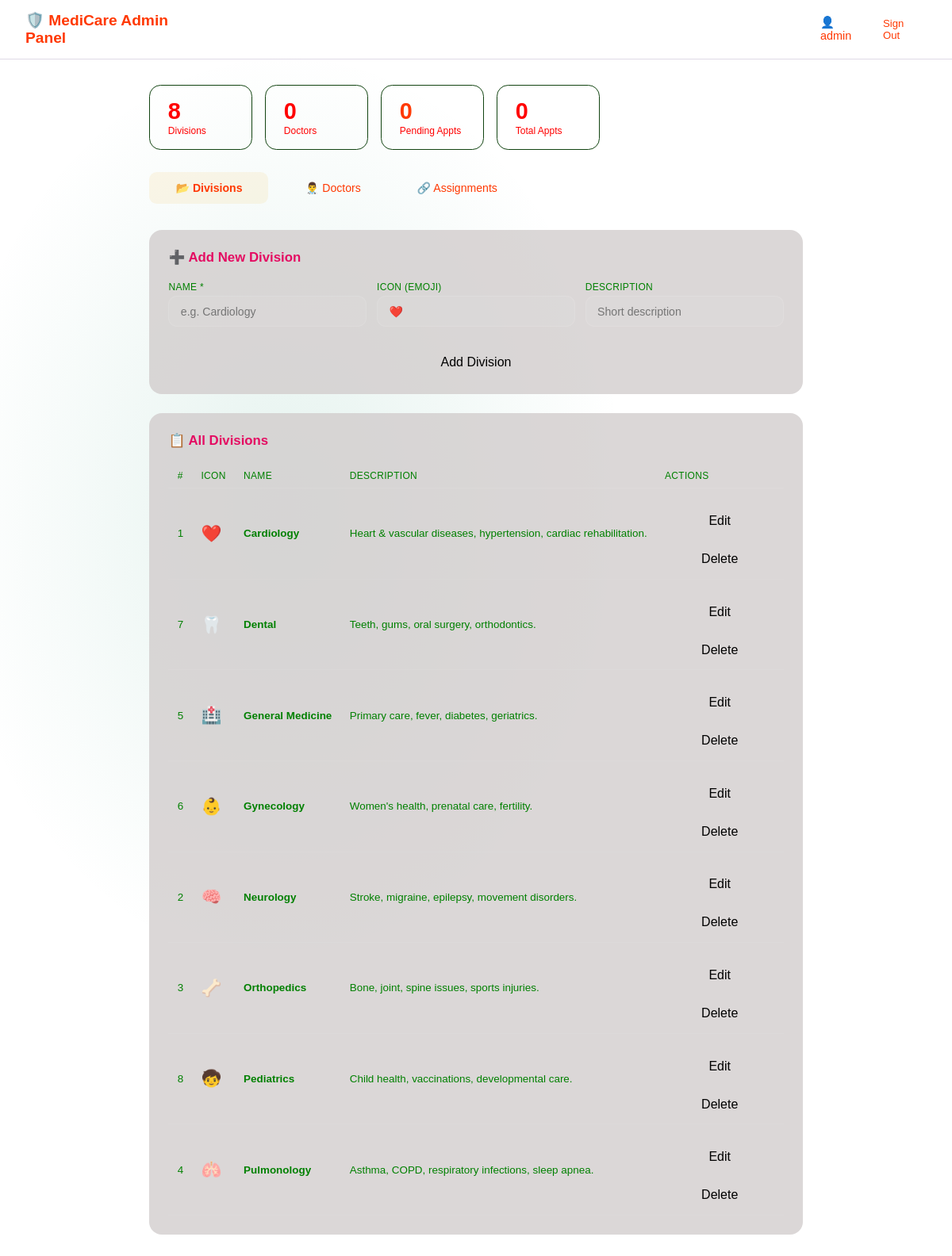
The app's page /admin_dashboard.php (signed in) with its own data.
### tables this page shows
CREATE TABLE IF NOT EXISTS divisions (
    id          INT AUTO_INCREMENT PRIMARY KEY,
    name        VARCHAR(120) NOT NULL UNIQUE,
    icon        VARCHAR(20)  DEFAULT '🏥',
    description TEXT,
    created_at  DATETIME DEFAULT CURRENT_TIMESTAMP
);

### admin_dashboard.php (the view, shortened to what this page needs)
<?php
$pdo = get_pdo();
$divisions   = $pdo->query('SELECT * FROM divisions ORDER BY name')->fetchAll();
$doctors     = $pdo->query('SELECT * FROM doctors ORDER BY full_name')->fetchAll();
$apptStats = $pdo->query(
    'SELECT status, COUNT(*) AS cnt FROM appointments GROUP BY status'
)->fetchAll(PDO::FETCH_KEY_PAIR);
?>
<!DOCTYPE html>
<html lang="en">
<head>
  <link rel="stylesheet" href="https://cdnjs.cloudflare.com/ajax/libs/font-awesome/6.5.1/css/all.min.css">
 <link rel="stylesheet" href="style.css">
</head>
<body>
<div class="topbar">
  <div class="topbar-brand">🛡️ MediCare Admin Panel</div>
  <div style="display:flex;align-items:center;gap:1rem;font-size:.9rem"flex-direc>
    <span>👤 <?= htmlspecialchars($_SESSION['admin_name']) ?></span>
    <a href="logout.php?role=admin" class="logout-btn">Sign Out</a>
  </div>
</div>
<div class="main">
  <div class="stats">
    <div class="stat-card"><div class="stat-num"><?= count($divisions) ?></div><div class="stat-label">Divisions</div></div>
    <div class="stat-card"><div class="stat-num"><?= count($doctors) ?></div><div class="stat-label">Doctors</div></div>
    <div class="stat-card"><div class="stat-num" style="color:var(--gold)"><?= $apptStats['pending'] ?? 0 ?></div><div class="stat-label">Pending Appts</div></div>
    <div class="stat-card"><div class="stat-num"><?= array_sum($apptStats) ?></div><div class="stat-label">Total Appts</div></div>
  </div>
  <div class="tabs">
    <button class="tab active" onclick="showTab('divisions',this)">📂 Divisions</button>
    <button class="tab" onclick="showTab('doctors',this)">👨‍⚕️ Doctors</button>
    <button class="tab" onclick="showTab('assignments',this)">🔗 Assignments</button>
  </div>
  <div class="tab-content active" id="tab-divisions">
    <div class="section">
      <div class="section-title">➕ Add New Division</div>
      <form method="post" action="">
        <div class="grid3" style="margin-bottom:.8rem">
          <div class="form-field"><label>Name *</label><input type="text" name="div_name" placeholder="e.g. Cardiology" required></div>
          <div class="form-field"><label>Icon (emoji)</label><input type="text" name="div_icon" placeholder="❤️" maxlength="8"></div>
          <div class="form-field"><label>Description</label><input type="text" name="div_desc" placeholder="Short description"></div>
        </div>
        <button class="btn btn-gold" type="submit">Add Division</button>
      </form>
    </div>
    <div class="section">
      <div class="section-title">📋 All Divisions</div>
      <table>
        <thead><tr><th>#</th><th>Icon</th><th>Name</th><th>Description</th><th>Actions</th></tr></thead>
        <tbody>
        <?php foreach ($divisions as $d): ?>
          <tr>
            <td><?= $d['id'] ?></td>
            <td style="font-size:1.3rem"><?= htmlspecialchars($d['icon']) ?></td>
            <td><strong><?= htmlspecialchars($d['name']) ?></strong></td>
            <td style="color:var(--cream-dim)"><?= htmlspecialchars($d['description']) ?></td>
            <td>
              <button class="btn btn-teal btn-sm" onclick="editDiv(<?= $d['id'] ?>,'<?= addslashes($d['name']) ?>','<?= addslashes($d['icon']) ?>','<?= addslashes($d['description']) ?>')">Edit</button>
              <form method="post" style="display:inline" onsubmit="return confirm('Delete this division?')">
                <button class="btn btn-danger btn-sm" type="submit">Delete</button>
              </form>
            </td>
          </tr>
        <?php endforeach; ?>
        </tbody>
      </table>
    </div>
  </div>
</div>
</body>
</html>

### style.css (style rules this page uses)
* { margin:0;padding:0;box-sizing:border-box }
body { background-color:#ffffff;color:rgba(255, 57, 3);font-family:'Segoe UI',sans-serif;min-height:100vh }
.topbar { background:var(--navy2);border-bottom:1px solid rgba(44, 6, 90, 0.15);padding:.9rem 2rem;display:flex;align-items:center;justify-content:space-between;position:sticky;top:0;z-index:100 }
.topbar-brand { font-size:1.2rem;font-weight:700;color:var(--gold) }
.logout-btn { padding:.4rem .9rem;background:none;border-radius:8px;color:var(--error);text-decoration:none;font-size:.82rem }
.main { max-width:1200px;margin:0 auto;padding:2rem }
.section { background:rgb(210, 205, 205,0.8); border:none; border-radius:1rem;padding:1.5rem;margin-bottom:1.5rem; color:green; }
.section-title { font-size:1.05rem;font-weight:700;color:rgb(228, 12, 98);margin-bottom:1.2rem;display:flex;align-items:center;gap:.5rem }
.stats { display:flex;gap:1rem;flex-wrap:wrap;margin-bottom:0.5rem }
.stat-card { background:var(--navy2);border:1px solid rgba(4, 57, 3, 0.94);border-radius:.9rem;padding:1rem 1.4rem;min-width:130px }
.stat-num { font-size:1.8rem;font-weight:700;color:red }
.stat-label { font-size:.75rem;color:red;margin-top:.1rem }
input { border:2px solid black; background-color:#0c2345; color:white; }
.grid3 { display:grid;grid-template-columns:1fr 1fr 1fr;gap:.8rem }
.form-field { display:flex;flex-direction:column;gap:.3rem }
.form-field label { font-size:.75rem;color:var(--cream-dim);text-transform:uppercase;letter-spacing:.3px }
.form-field input,.form-field select,.form-field textarea { padding:.65rem .9rem;background:rgba(255,255,255,.05);border:1px solid rgba(255,255,255,.1);border-radius:.7rem;color:var(--cream);font-size:.88rem;font-family:inherit;outline:none;transition:.2s }
.btn { padding:.6rem 1.3rem;border:none;border-radius:.7rem;cursor:pointer;font-size:.88rem;font-weight:600;font-family:inherit;transition:.2s }
.btn-gold { background:linear-gradient(90deg,#590436,#6d0a26);color:#fff }
.btn-teal { background:rgba(62,207,160,.15);border:1px solid rgba(62,207,160,.3);color:var(--teal-glow) }
.btn-danger { background:rgba(95, 5, 29, 0.92);border:1px solid rgba(248,113,113,.25);color:var(--error) }
.btn-sm { padding:.35rem .8rem;font-size:.78rem }
table { width:100%;border-collapse:collapse;font-size:.84rem }
th { text-align:left;padding:.5rem .7rem;color:var(--cream-dim);border-bottom:1px solid rgba(255,255,255,.08);font-weight:500;font-size:.75rem;text-transform:uppercase;letter-spacing:.3px }
td { padding:.55rem .7rem;border-bottom:1px solid rgba(255,255,255,.04);vertical-align:middle }
.tabs { display:flex;gap:.4rem;margin-bottom:1.5rem;border-bottom:1px solid rgba(255,255,255,.07);padding-bottom:.5rem }
.tab { padding:.5rem 1.1rem;border-radius:.6rem;cursor:pointer;font-size:.88rem;background:none;border:none;color:var(--cream-dim);transition:.2s }
.tab.active { background:rgba(232,184,75,.12);color:var(--gold);font-weight:600 }
.tab-content { display:none }
.tab-content.active { display:block }
body { background:white;font-family:'DM Sans',sans-serif;min-height:100vh;display:flex;align-items:center;justify-content:center;background-image:radial-gradient(ellipse 60% 60% at 70% 30%,rgba(232,184,75,.08) 0%,transparent 60%) }
.btn { width:100%;padding:.95rem;background:none;border:none;border-radius:12px;color:black;font-size:1rem;font-weight:600;cursor:pointer;font-family:inherit;transition:.25s }
body { background:white;font-family:'DM Sans',sans-serif;min-height:100vh;display:flex;align-items:center;flex-direction: column;justify-content:center;background-image:radial-gradient(ellipse 60% 60% at 30% 40%,rgba(43,154,120,.12) 0%,transparent 60%) }
.btn { width:100%;padding:.95rem;background:none;border:none;border-radius:12px;color:black;font-size:1rem;font-weight:500;cursor:pointer;margin-top:.5rem;font-family:'DM Sans',sans-serif;transition:all .25s }
.topbar { display: flex; gap: 800px; }
button { background: none; color: whitesmoke; height: 40px; width: 150px; margin-top: 20px; }

### records on screen
divisions: id "1", icon "❤️", name "Cardiology", description "Heart & vascular diseases, hypertension, cardiac rehabilitation."
divisions: id "7", icon "🦷", name "Dental", description "Teeth, gums, oral surgery, orthodontics."
divisions: id "5", icon "🏥", name "General Medicine", description "Primary care, fever, diabetes, geriatrics."
divisions: id "6", icon "👶", name "Gynecology", description "Women's health, prenatal care, fertility."
divisions: id "2", icon "🧠", name "Neurology", description "Stroke, migraine, epilepsy, movement disorders."
divisions: id "3", icon "🦴", name "Orthopedics", description "Bone, joint, spine issues, sports injuries."
divisions: id "8", icon "🧒", name "Pediatrics", description "Child health, vaccinations, developmental care."
divisions: id "4", icon "🫁", name "Pulmonology", description "Asthma, COPD, respiratory infections, sleep apnea."

### other values on screen
$_SESSION['admin_name'] "admin"
count($divisions) "8"
count($doctors) "0"
$apptStats['pending'] "0"
array_sum($apptStats) "0"
